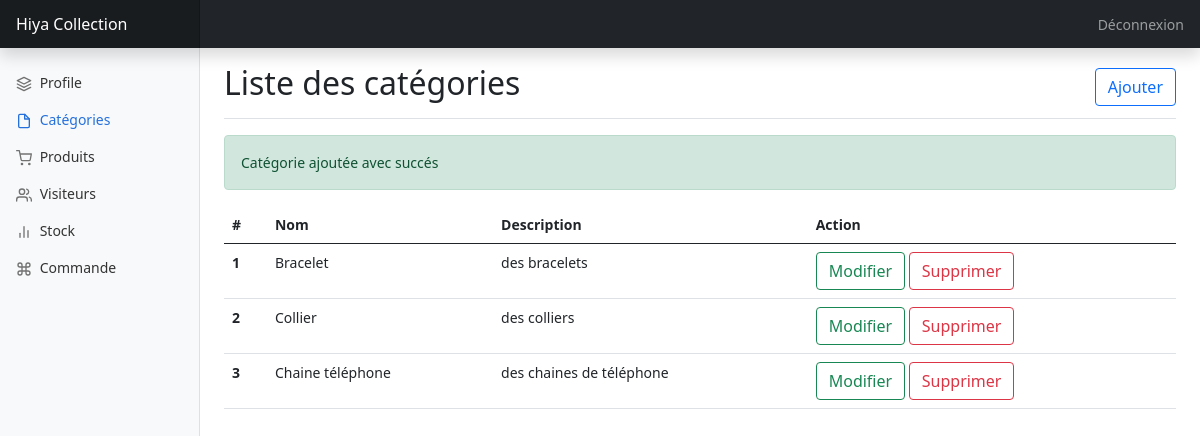
Page /admin/categorie/listCa.php?ajout=ok on the committed database.
### tables this page shows
CREATE TABLE `categorie` (
  `ID` int(10) NOT NULL,
  `Nom` varchar(30) NOT NULL,
  `Description` text NOT NULL
);

### inc/functions.php (called while the page is built, shortened)
<?php
function getAllCategories(){
    include 'C:\xampp\htdocs\hiya_ecommerce\config.php';
    $req = "SELECT * FROM categorie ";
    $res = $cnx->query($req);
    $categorie= $res->fetchAll();
    return $categorie;
}
?>

### admin/categorie/listCa.php (the view, shortened to what this page needs)
<?php
    include "../../inc/functions.php";
    $categorie = getAllCategories();
?>
<!doctype html>
<html lang="en">
  <head>
        <link href="../../css/bootstrap.min.css" rel="stylesheet">
    <link href="../../css/dashboard.css" rel="stylesheet">
  </head>
  <body>
<header class="navbar navbar-dark sticky-top bg-dark flex-md-nowrap p-0 shadow">
  <a class="navbar-brand col-md-3 col-lg-2 me-0 px-3" href="../../index.php">Hiya Collection</a>
  <div class="navbar-nav">
    <div class="nav-item text-nowrap">
      <a class="nav-link px-3" href="../../deconnexion.php">Déconnexion</a>
    </div>
  </div>
</header>
<div class="container-fluid">
  <div class="row">
    <nav id="sidebarMenu" class="col-md-3 col-lg-2 d-md-block bg-light sidebar collapse">
      <div class="position-sticky pt-3">
        <ul class="nav flex-column">
          <li class="nav-item ">
            <a class="nav-link" href="../profileAdmin.php">
              <span data-feather="layers"></span>
              Profile
            </a>
          </li>
          <li class="nav-item">
            <a class="nav-link active" href="listCa.php">
              <span data-feather="file"></span>
              Catégories
            </a>
          </li>
          <li class="nav-item">
            <a class="nav-link" href="../produit/listProd.php">
              <span data-feather="shopping-cart"></span>
              Produits
            </a>
          </li>
          <li class="nav-item">
            <a class="nav-link" href="../visiteur/listVis.php">
              <span data-feather="users"></span>
              Visiteurs
            </a>
          </li>
          <li class="nav-item">
            <a class="nav-link" href="../stock/listS.php">
              <span data-feather="bar-chart-2"></span>
              Stock
            </a>
          </li>
          <li class="nav-item">
            <a class="nav-link" href="../commande/listC.php">
              <span data-feather="command"></span>
              Commande
            </a>
          </li>
        </ul>
      </div>
    </nav>
    <main class="col-md-9 ms-sm-auto col-lg-10 px-md-4">
      <div class="d-flex justify-content-between flex-wrap flex-md-nowrap align-items-center pt-3 pb-2 mb-3 border-bottom">
        <h1 class="h2">Liste des catégories</h1>
        <div>
            <a href="ajoutCa.php" class="btn btn-outline-primary" data-bs-toggle="modal" data-bs-target="#exampleModal">Ajouter</a>
        </div>
      </div>
      <?php
        if(isset($_GET['ajout']) && $_GET['ajout']=="ok"){
          echo '
            <div class="alert alert-success">
              Catégorie ajoutée avec succés
            </div>
          ';
        }
      ?>
      <div>
            <table class="table">
                    <thead>
                            <tr>
                            <th scope="col">#</th>
                            <th scope="col">Nom</th>
                            <th scope="col">Description</th>
                            <th scope="col">Action</th>
                            </tr>
                    </thead>
                <tbody>
                    <?php
                        $i = 0;
                        foreach($categorie as $categorie){
                            $i++;
                            echo '
                            <tr>
                                <th scope="row">'.$i.'</th>
                                <td>'.$categorie['Nom'].'</td>
                                <td>'.$categorie['Description'].'</td>
                                <td>
                                    <a href="modifierForm.php?id='.$categorie['ID'].'" class="btn btn-outline-success">Modifier</a>
                                    <a onClick="return popUpDeleteCategorie()"  href="supprimerCa.php?id='.$categorie['ID'].'" class="btn btn-outline-danger">Supprimer</a>
                                </td>
                            </tr>
                            ';
                        }
                    ?>
                </tbody>
            </table>
        </div>
    </main>
  </div>
</div>
  </body>
</html>

### css/dashboard.css (style rules this page uses)
body { font-size: .875rem; }
.feather { width: 16px; height: 16px; vertical-align: text-bottom; }
.sidebar { position: fixed; top: 0; bottom: 0; left: 0; z-index: 100; padding: 48px 0 0; box-shadow: inset -1px 0 0 rgba(0, 0, 0, .1); }
.sidebar .nav-link { font-weight: 500; color: #333; }
.sidebar .nav-link .feather { margin-right: 4px; color: #727272; }
.sidebar .nav-link.active { color: #2470dc; }
.sidebar .nav-link:hover .feather, .sidebar .nav-link.active .feather { color: inherit; }
.navbar-brand { padding-top: .75rem; padding-bottom: .75rem; font-size: 1rem; background-color: rgba(0, 0, 0, .25); box-shadow: inset -1px 0 0 rgba(0, 0, 0, .25); }

### rows in the picture
categorie: Nom "Bracelet", Description "des bracelets"
categorie: Nom "Collier", Description "des colliers"
categorie: Nom "Chaine téléphone", Description "des chaines de téléphone"
